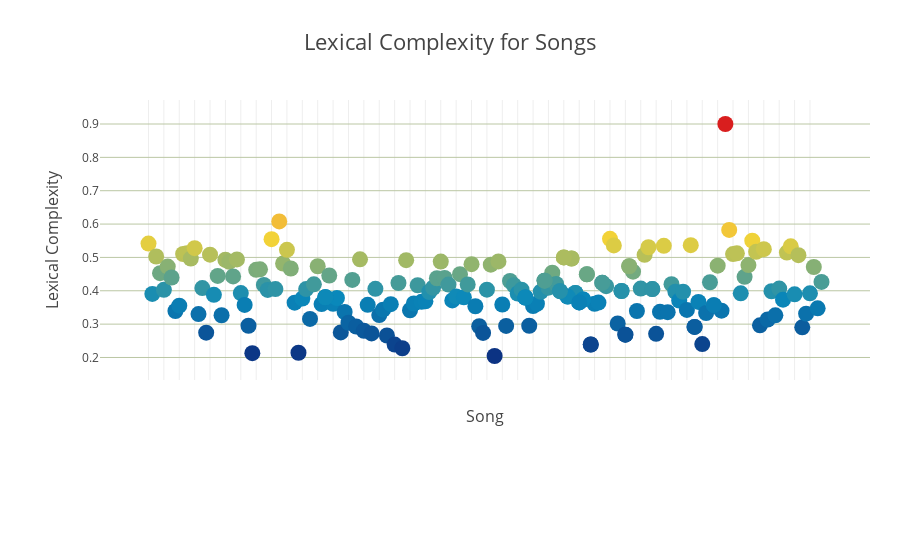

The notebook cell saved with this chart:
### Markdown cell above
### Plot Lexical Complexity for Songs

### Code cell
trace1 = go.Scatter(
    x= df_songMetrics['song'],
    y= df_songMetrics['lexical_complexity'],
    mode='markers',
    marker=dict(
        size=16,
        color = df_songMetrics['lexical_complexity'], #set color equal to a variable
        colorscale='Portland'
    ),
    text= df_songMetrics['song'])
data = [trace1]

layout = go.Layout(
        title = 'Lexical Complexity for Songs',
        hovermode= 'closest',
        titlefont = dict(size=22),
         xaxis = dict(
            title = 'Song',
            titlefont = dict(size=16),
            showticklabels=False),
         yaxis = dict(
            title = 'Lexical Complexity',
            titlefont = dict(size=16),
            autorange = True,
            showgrid = True,
            zeroline = True,
            dtick = 0.1,
            gridcolor = '#BBC7A4',
            gridwidth = 1,
            zerolinecolor = '#BBC7A4',
            zerolinewidth = 3),
        margin = dict(
            l = 100,
            r = 30,
            b = 180,
            t = 100),
        showlegend=False)

fig = dict(data=data,layout=layout)
iplot(fig, filename='complexity')

### Figure 1 — Plotly figure (JSON) as saved in the notebook; plotly's stock layout.template omitted (floating-point values rounded to 4 significant figures; data arrays with more than 128 entries replaced by an {"elided": "..."} marker saying what was removed)
{"data": [{"marker": {"color": {"elided": "198 float values"}, "colorscale": "Portland", "size": 16}, "mode": "markers", "text": {"elided": "198 str values"}, "type": "scatter", "x": {"elided": "198 str values"}, "y": {"elided": "198 float values"}}], "layout": {"hovermode": "closest", "margin": {"b": 180, "l": 100, "r": 30, "t": 100}, "showlegend": false, "title": "Lexical Complexity for Songs", "titlefont": {"size": 22}, "xaxis": {"showticklabels": false, "title": "Song", "titlefont": {"size": 16}}, "yaxis": {"autorange": true, "dtick": 0.1, "gridcolor": "#BBC7A4", "gridwidth": 1, "showgrid": true, "title": "Lexical Complexity", "titlefont": {"size": 16}, "zeroline": true, "zerolinecolor": "#BBC7A4", "zerolinewidth": 3}}}
